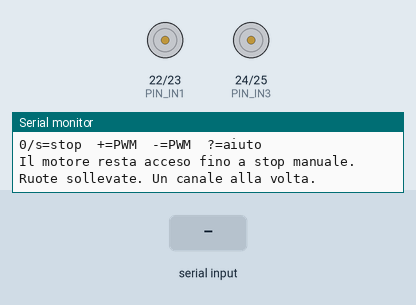
Recording of a sketch running on a simulated Arduino Mega 2560, built with avr-gcc and run on an emulated ATmega2560. Parts: motor-driver pin pairs drawn as motors (green arrow = first pin HIGH = forward, orange = second pin HIGH = backward, longer = more drive, scaled by the enable pin), the last lines printed to the serial monitor. The test bench sets the inputs (shaded band).

Above: at 1.5 s.
1.6 s: "1\n" received over Serial
At 2.8 s:
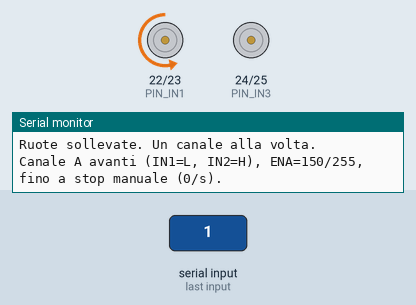
3.1 s: byte 50 ('2') received over Serial
At 4.2 s:
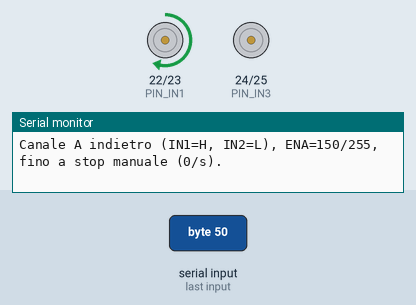
4.6 s: byte 51 ('3') received over Serial
At 5.3 s:
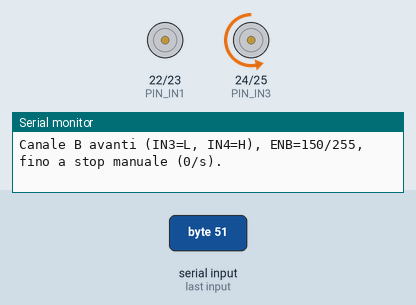
6.1 s: byte 52 ('4') received over Serial
At 6.4 s:
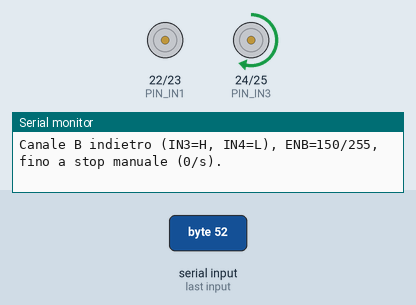
7.6 s: byte 48 ('0') received over Serial
At 8.7 s:
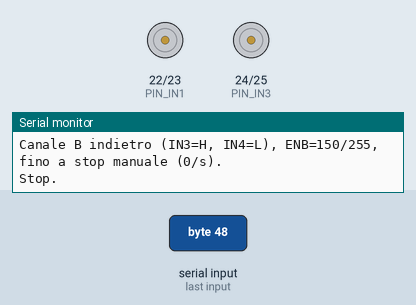
Timing chart, 0 to 10.6 s (numbered marks = the images above; inputs shaded):
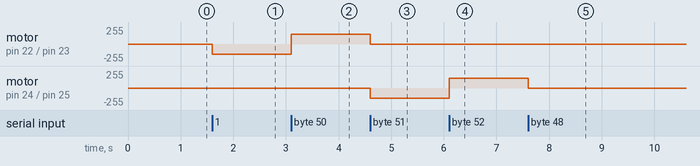

The sketch:

motor_direction_test.ino
```cpp
/*
  Robocup2027HandOn - test manuale delle direzioni dei motori
  Arduino Mega 2560 + L298N

  Mappa usata:
    ENA = 12   IN1 = 22   IN2 = 23   (canale A)
    ENB = 13   IN3 = 24   IN4 = 25   (canale B)

  Comandi dal Serial Monitor a 115200 baud:
    1 = canale A avanti
    2 = canale A indietro
    3 = canale B avanti
    4 = canale B indietro
    0 = stop entrambi i canali
    s = stop entrambi i canali
    + = aumenta il PWM di test di 10
    - = diminuisce il PWM di test di 10
    ? = aiuto

  Ogni comando muove un solo canale e resta attivo fino allo stop manuale
  (0 oppure s). Non c'e' stop automatico: tieni le ruote sollevate e
  l'alimentazione a portata di mano.
  Le ruote devono essere sollevate e l'alimentazione dei motori separata
  dall'Arduino, con GND comune.

  Motori: RS PRO 834-7631, 4.5-15 V DC, riduttore 100:1.
  Con batteria 11,1 V nominali e caduta del L298N (~2 V), a PWM 120 il
  motore riceveva circa 4,3 V, sotto la tensione minima di 4,5 V: per
  questo ronzava senza partire. Il test parte quindi da 150/255.

  Questo e' uno strumento di banco: il PWM usato qui non e' il pwm_max
  definitivo del robot.
*/

const uint8_t PIN_ENA = 12;
const uint8_t PIN_ENB = 13;
const uint8_t PIN_IN1 = 22;
const uint8_t PIN_IN2 = 23;
const uint8_t PIN_IN3 = 24;
const uint8_t PIN_IN4 = 25;

const uint8_t PWM_START = 150;
const uint8_t PWM_LIMIT = 255;
const uint8_t PWM_STEP = 10;

uint8_t testPwm = PWM_START;
bool moving = false;
char activeCommand = '0';

void stopMotors() {
  analogWrite(PIN_ENA, 0);
  analogWrite(PIN_ENB, 0);
  digitalWrite(PIN_IN1, LOW);
  digitalWrite(PIN_IN2, LOW);
  digitalWrite(PIN_IN3, LOW);
  digitalWrite(PIN_IN4, LOW);

  moving = false;
  activeCommand = '0';
}

void applyPwm() {
  if (!moving) {
    return;
  }

  if (activeCommand == '1' || activeCommand == '2') {
    analogWrite(PIN_ENA, testPwm);
  } else if (activeCommand == '3' || activeCommand == '4') {
    analogWrite(PIN_ENB, testPwm);
  }
}

void startMove(char command) {
  stopMotors();

  // Polarita' verificata il 2026-10-31: con il cablaggio attuale entrambi i
  // canali girano al contrario rispetto a IN alto. La correzione e' nel
  // software; il cablaggio non viene toccato.
  switch (command) {
    case '1':
      digitalWrite(PIN_IN1, LOW);
      digitalWrite(PIN_IN2, HIGH);
      analogWrite(PIN_ENA, testPwm);
      Serial.print(F("Canale A avanti (IN1=L, IN2=H), ENA="));
      break;

    case '2':
      digitalWrite(PIN_IN1, HIGH);
      digitalWrite(PIN_IN2, LOW);
      analogWrite(PIN_ENA, testPwm);
      Serial.print(F("Canale A indietro (IN1=H, IN2=L), ENA="));
      break;

    case '3':
      digitalWrite(PIN_IN3, LOW);
      digitalWrite(PIN_IN4, HIGH);
      analogWrite(PIN_ENB, testPwm);
      Serial.print(F("Canale B avanti (IN3=L, IN4=H), ENB="));
      break;

    case '4':
      digitalWrite(PIN_IN3, HIGH);
      digitalWrite(PIN_IN4, LOW);
      analogWrite(PIN_ENB, testPwm);
      Serial.print(F("Canale B indietro (IN3=H, IN4=L), ENB="));
      break;

    default:
      return;
  }

  Serial.print(testPwm);
  Serial.println(F("/255, fino a stop manuale (0/s)."));

  moving = true;
  activeCommand = command;
}

void printHelp() {
  Serial.println();
  Serial.println(F("=== Test direzioni motori - L298N ==="));
  Serial.println(F("Pin: ENA=12 ENB=13 IN1=22 IN2=23 IN3=24 IN4=25"));
  Serial.print(F("PWM di test: "));
  Serial.print(testPwm);
  Serial.print(F("/255 (limite "));
  Serial.print(PWM_LIMIT);
  Serial.println(F(")"));
  Serial.println(F("1=A avanti  2=A indietro  3=B avanti  4=B indietro"));
  Serial.println(F("0/s=stop  +=PWM  -=PWM  ?=aiuto"));
  Serial.println(F("Il motore resta acceso fino a stop manuale."));
  Serial.println(F("Ruote sollevate. Un canale alla volta."));
  Serial.println();
}

void setup() {
  pinMode(PIN_ENA, OUTPUT);
  pinMode(PIN_ENB, OUTPUT);
  pinMode(PIN_IN1, OUTPUT);
  pinMode(PIN_IN2, OUTPUT);
  pinMode(PIN_IN3, OUTPUT);
  pinMode(PIN_IN4, OUTPUT);

  stopMotors();

  Serial.begin(115200);
  delay(300);
  printHelp();
}

void loop() {
  if (!Serial.available()) {
    return;
  }

  char c = Serial.read();

  if (c == '\r' || c == '\n' || c == ' ') {
    return;
  }

  switch (c) {
    case '1':
    case '2':
    case '3':
    case '4':
      startMove(c);
      break;

    case '0':
    case 'x':
    case 'X':
    case 's':
    case 'S':
      stopMotors();
      Serial.println(F("Stop."));
      break;

    case '+':
      if (testPwm + PWM_STEP <= PWM_LIMIT) {
        testPwm += PWM_STEP;
      } else {
        testPwm = PWM_LIMIT;
      }
      applyPwm();
      Serial.print(F("PWM di test = "));
      Serial.println(testPwm);
      break;

    case '-':
      if (testPwm > PWM_STEP) {
        testPwm -= PWM_STEP;
      } else {
        testPwm = PWM_STEP;
      }
      applyPwm();
      Serial.print(F("PWM di test = "));
      Serial.println(testPwm);
      break;

    case '?':
      printHelp();
      break;

    default:
      Serial.print(F("Comando non valido: "));
      Serial.println(c);
      Serial.println(F("Premi ? per l'aiuto."));
      break;
  }
}
```

Measured:
- after the input at 1.6 s, motor on pin 22 (PIN_IN1) / pin 23 (PIN_IN2): stopped → backward 150/255 at once
- after the input at 3.1 s, motor on pin 22 (PIN_IN1) / pin 23 (PIN_IN2): backward 150/255 → forward 150/255 at once
- after the input at 4.6 s, motor on pin 22 (PIN_IN1) / pin 23 (PIN_IN2): forward 150/255 → stopped at once; motor on pin 24 (PIN_IN3) / pin 25 (PIN_IN4): stopped → backward 150/255 at once
- after the input at 6.1 s, motor on pin 24 (PIN_IN3) / pin 25 (PIN_IN4): backward 150/255 → forward 150/255 at once
- after the input at 7.6 s, motor on pin 24 (PIN_IN3) / pin 25 (PIN_IN4): forward 150/255 → stopped at once
